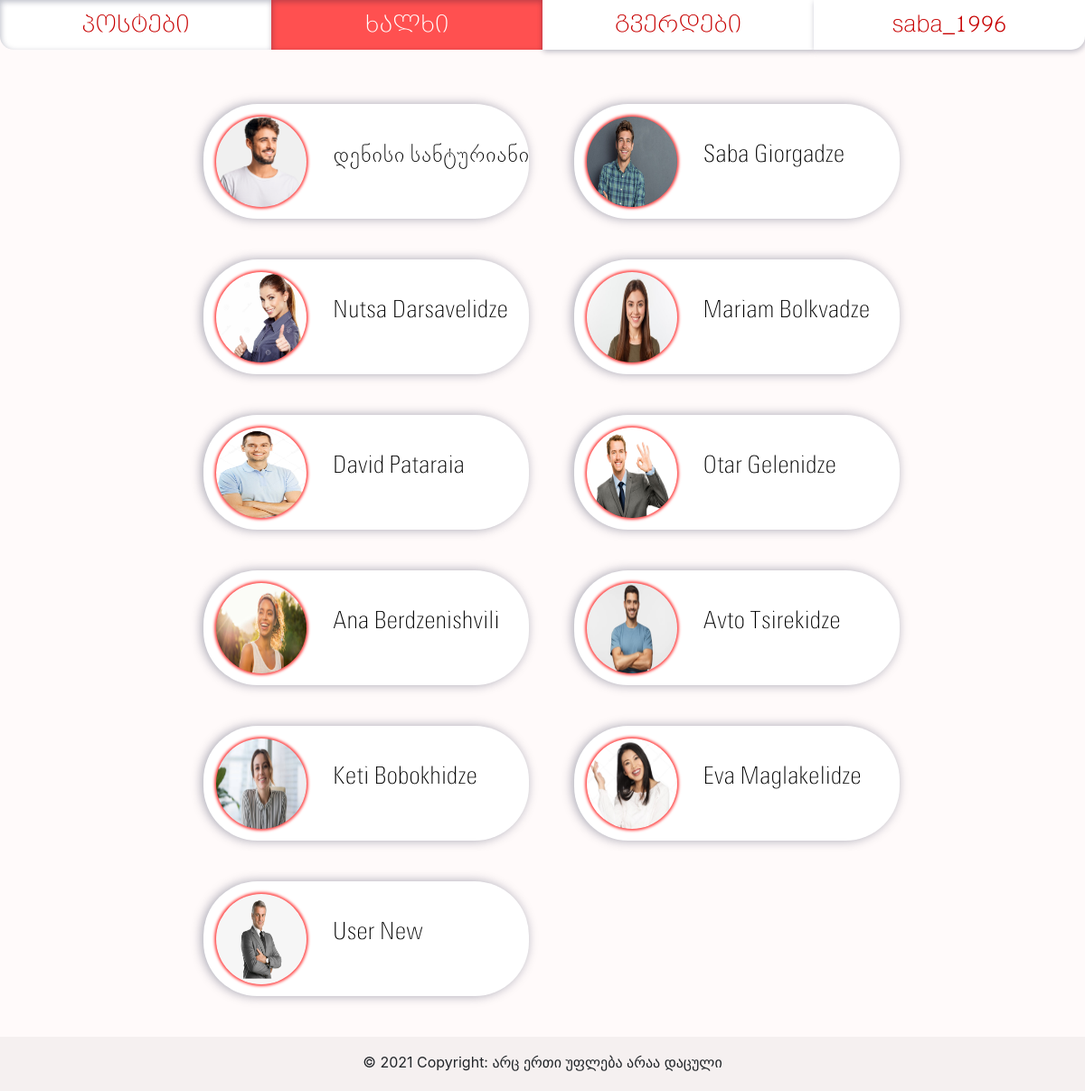
The page /people (signed in) on the database its author committed.
### app.py (models this page shows, shortened)
class UserModel(db.Model):
    __tablename__ = 'users'
    id = db.Column(db.Integer, primary_key=True)
    username = db.Column(db.String, unique=True)
    name_first = db.Column(db.String)
    name_last = db.Column(db.String)
    email = db.Column(db.String, unique=True)
    phone = db.Column(db.String)
    sex = db.Column(db.String)
    dob = db.Column(db.Date)
    password = db.Column(db.String)
    age = db.Column(db.Integer)
    picture = db.Column(db.String)
    post = db.relationship('PostsModel', backref='usermodel', uselist=False)

### routes.py (the view)
@app.route('/people')
def list_people():
    people_list = UserModel.query.all()
    return render_template('people.html', pages=pages_nav_list, people_list=people_list)

### templates/people.html
{% extends "base.html" %}
{% block content %}
{% from 'macros.html' import show_profile_picture %}
        <div class="profile-list-all">
        {% for p in people_list %}
            <a href="/profile/{{p.username}}">
                <div class="profile-list-one">
                    <table style="flex-direction: row">
                    <td>
                        <tr> {{ show_profile_picture(p, 'profile-list-image') }} </tr>
                    </td>
                    <td>
                        <tr><span class="profile-list-name"> {{ p.name_first }} {{ p.name_last }}
                        </span> </tr>
                    </td>
                    </table>
                </div>
            </a>
        {% endfor %}
        </div>
{% endblock %}

### templates/macros.html (shortened to what this page needs)
{% macro generate_navbar(pages) %}
    <nav class="c-12" id="navbar">
        {% for page in pages %}
            {% if request.endpoint.endswith(page[0]) %}
                <a class="c-3 nav-button active" href="{{ url_for(page[0]) }}">{{ page[1] }}</a>
            {% else %}
                <a class="c-3 nav-button nav-passive" href="{{ url_for(page[0]) }}">{{ page[1] }}</a>
            {% endif %}
        {% endfor %}
    </nav>
{% endmacro %}
{% macro show_profile_picture(user, style) %}
      {% if user.picture %}
        <img src="{{ url_for('static', filename='profile_pictures/%s' % user.picture) }}" class="{{style}}" alt="my_profile_picture">
      {% else %}
        <img src="{{ url_for('static', filename='profile_pictures/default_profile_picture.png') }}" class="{{style}}" alt="my_profile_picture">
      {% endif %}
{% endmacro %}

### static/styles.css (style rules this page uses)
html, body { margin:0; padding:0; height:100%; background-color: #fffafa; }
* { box-sizing: border-box; }
.c-3 { width: 25%; }
.c-12 { width: 100%; }
#navbar { display: flex; font-size: 26px; font-family: "BPG Nino Elite Exp Caps", sans-serif; }
.nav-button, .nav-button:hover { padding: 0.5rem 1rem; text-align: center; text-decoration: none; user-select: none; }
#navbar .active { background-color: #ff5050; box-shadow: inset 1px 2px 6px rgba(2, 12, 47, 0.27); color: white }
#navbar .nav-passive { background-color: white; border: none; box-shadow: 1px 2px 6px rgba(2, 12, 47, 0.27); color: #C70101; }
#navbar :first-child { border-bottom-left-radius: 15px; }
#navbar :last-child { border-bottom-right-radius: 15px; }
.profile-list-all { margin-left: 15%; margin-right: 10%; margin-top: 5%; flex-direction: row; }
.profile-list-one { display: inline-block; left: 10%; margin-left: 5%; margin-bottom: 5%; width: 40%; height: 5%; background-color: white; border-radius: 60px; padding: 1%; box-shadow: -2px 0 12px rgba(2, 12, 47, 0.35); }
.profile-list-name { font-family: "Open Sans Mixed", "BPG Nino Elite", sans-serif; font-size: 26px; color: #000000; overflow: hidden; margin-top: 2.3%; margin-left: 1.6%; white-space: nowrap; text-overflow: ellipsis; max-width: 250px; display: inline-block; position: absolute; }
.profile-list-image { border-radius: 50px; background-color: #ff5050; box-shadow: 0 0 3px 2px #ff5050; height: 100px; width: 100px; margin: 5px 10px 0 5px; }

### rows shown on the page
UserModel: picture (picture), name_first "დენისი", name_last "სანტურიანი"
UserModel: picture (picture), name_first "Saba", name_last "Giorgadze"
UserModel: picture (picture), name_first "Nutsa", name_last "Darsavelidze"
UserModel: picture (picture), name_first "Mariam", name_last "Bolkvadze"
UserModel: picture (picture), name_first "David", name_last "Pataraia"
UserModel: picture (picture), name_first "Otar", name_last "Gelenidze"
UserModel: picture (picture), name_first "Ana", name_last "Berdzenishvili"
UserModel: picture (picture), name_first "Avto", name_last "Tsirekidze"
UserModel: picture (picture), name_first "Keti", name_last "Bobokhidze"
UserModel: picture (picture), name_first "Eva", name_last "Maglakelidze"
UserModel: picture (picture), name_first "User", name_last "New"

### other values the page prints
{{ page[1] }} "პოსტები" "გვერდები" "saba_1996"
{{ page[1] }} "ხალხი"
